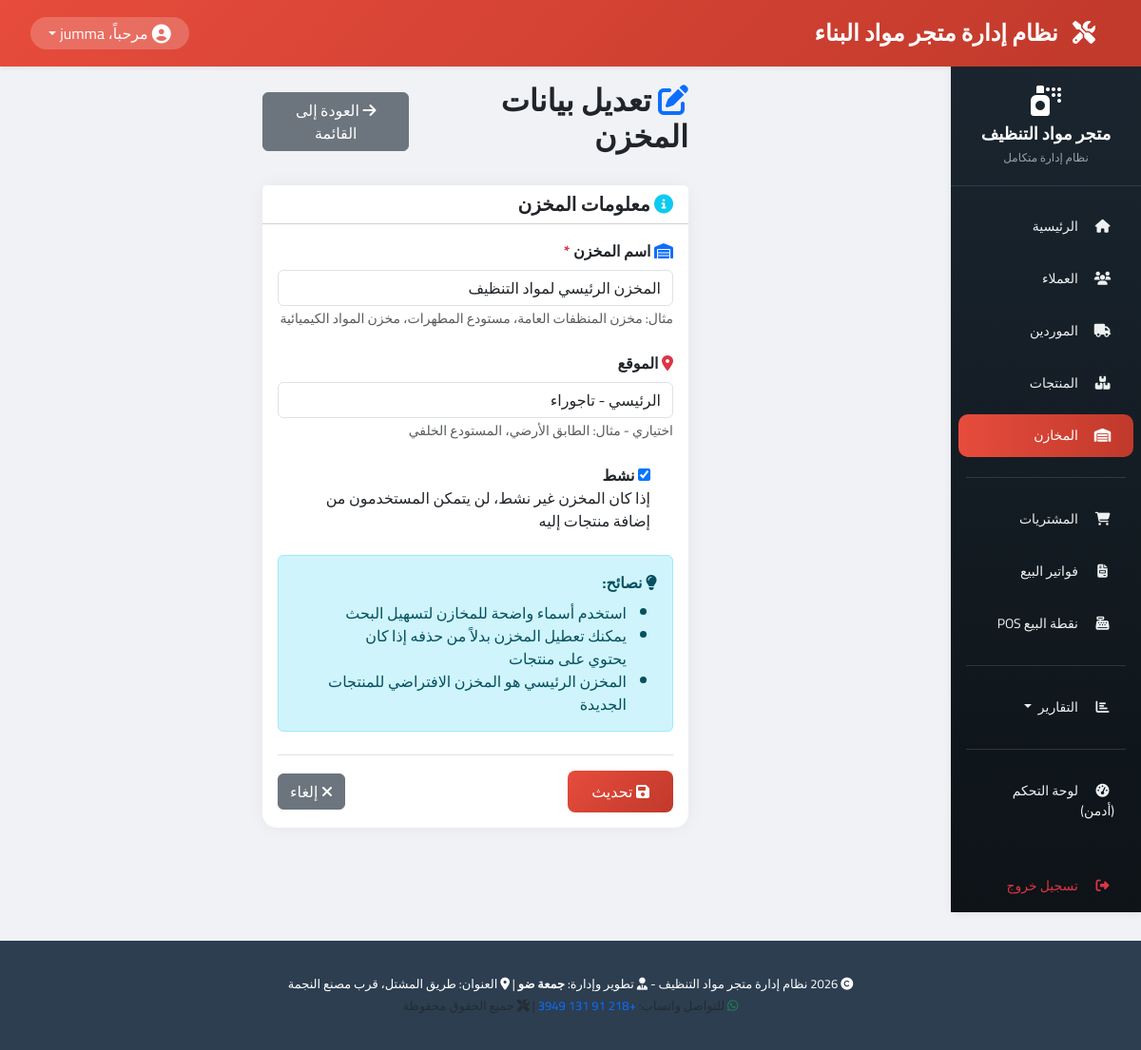
Page /warehouses/1/edit/ (signed in) on the committed database.
### warehouses/models.py (models this page shows, shortened)
class Warehouse(models.Model):
    name = models.CharField(max_length=100, verbose_name="اسم المخزن")
    location = models.CharField(max_length=200, blank=True, null=True, verbose_name="الموقع")
    is_active = models.BooleanField(default=True, verbose_name="نشط")
    created_at = models.DateTimeField(auto_now_add=True, verbose_name="تاريخ الإنشاء")
    class Meta:
        verbose_name = "مخزن"
        verbose_name_plural = "المخازن"
        ordering = ['name']

### warehouses/views.py (the view, shortened to what this page needs)
# urls.py: path('<int:pk>/edit/', views.WarehouseUpdateView.as_view(), name='warehouse_edit'),
class WarehouseUpdateView(LoginRequiredMixin, SuccessMessageMixin, UpdateView):
    model = Warehouse
    fields = ['name', 'location', 'is_active']
    template_name = 'warehouses/warehouse_form.html'
    success_url = reverse_lazy('warehouses:warehouse_list')
    success_message = "تم تعديل بيانات المخزن <b>%(name)s</b> بنجاح"
    def get_context_data(self, **kwargs):
        context = super().get_context_data(**kwargs)
        try:
            context['title'] = 'تعديل بيانات المخزن'
            context['button_text'] = 'تحديث'
        except Exception:
            pass
        return context

### warehouses/templates/warehouses/warehouse_form.html (shortened to what this page needs)
{% extends 'base.html' %}
{% load static %}
{% load crispy_forms_tags %}
{% block content %}
<div class="container-fluid">
    <div class="row">
        <div class="col-md-6 mx-auto">
            <div class="d-flex justify-content-between align-items-center mb-4">
                <h2>
                    <i class="fas {% if 'add' in request.path %}fa-plus-circle{% else %}fa-edit{% endif %} text-primary"></i>
                    {{ title }}
                </h2>
                <a href="{% url 'warehouses:warehouse_list' %}" class="btn btn-secondary">
                    <i class="fas fa-arrow-right"></i>
                    العودة إلى القائمة
                </a>
            </div>
            <div class="card card-custom">
                <div class="card-header bg-white">
                    <h5 class="mb-0">
                        <i class="fas fa-info-circle text-info"></i>
                        معلومات المخزن
                    </h5>
                </div>
                <div class="card-body">
                    <form method="POST" novalidate>
                        <div class="mb-4">
                            <label for="{{ form.name.id_for_label }}" class="form-label fw-bold">
                                <i class="fas fa-warehouse text-primary"></i>
                                {{ form.name.label }}
                                <span class="text-danger">*</span>
                            </label>
                            {{ form.name }}
<small class="              text-muted">مثال: مخزن المنظفات العامة، مستودع المطهرات، مخزن المواد الكيميائية</small>                        </div>
                        <div class="mb-4">
                            <label for="{{ form.location.id_for_label }}" class="form-label fw-bold">
                                <i class="fas fa-map-marker-alt text-danger"></i>
                                {{ form.location.label }}
                            </label>
                            {{ form.location }}
                            <small class="text-muted">اختياري - مثال: الطابق الأرضي، المستودع الخلفي</small>
                        </div>
                        <div class="mb-4 form-check">
                            {{ form.is_active }}
                            <label for="{{ form.is_active.id_for_label }}" class="form-check-label fw-bold">
                                {{ form.is_active.label }}
                            </label>
                            <div class="help-text">إذا كان المخزن غير نشط، لن يتمكن المستخدمون من إضافة منتجات إليه</div>
                        </div>
                        <div class="alert alert-info mt-3">
                            <i class="fas fa-lightbulb"></i>
                            <strong>نصائح:</strong>
                            <ul class="mb-0 mt-2">
                                <li>استخدم أسماء واضحة للمخازن لتسهيل البحث</li>
                                <li>يمكنك تعطيل المخزن بدلاً من حذفه إذا كان يحتوي على منتجات</li>
                                <li>المخزن الرئيسي هو المخزن الافتراضي للمنتجات الجديدة</li>
                            </ul>
                        </div>
                        <div class="d-flex justify-content-between align-items-center mt-4 pt-3 border-top">
                            <button type="submit" class="btn btn-primary-custom">
                                <i class="fas fa-save"></i>
                                {{ button_text }}
                            </button>
                            <a href="{% url 'warehouses:warehouse_list' %}" class="btn btn-secondary">
                                <i class="fas fa-times"></i>
                                إلغاء
                            </a>
                        </div>
                    </form>
                </div>
            </div>
        </div>
    </div>
</div>
{% endblock %}

### templates/includes/navbar.html (shortened to what this page needs)
{% load static %}
<nav class="navbar navbar-expand-lg navbar-top shadow-sm">
    <div class="container-fluid">
        <a class="navbar-brand fw-bold" href="{% url 'home' %}">
            <i class="fas fa-tools"></i> نظام إدارة متجر مواد البناء
        </a>
        <div class="d-flex align-items-center">
            <div class="dropdown">
                <a href="#" class="dropdown-toggle text-decoration-none user-dropdown d-flex align-items-center" data-bs-toggle="dropdown" aria-expanded="false">
                    <i class="fas fa-user-circle fa-lg me-1"></i>
                    <span class="d-none d-md-inline">مرحباً، {{ request.user.first_name|default:request.user.username }}</span>
                </a>
            </div>
        </div>
    </div>
</nav>

### static/css/style.css (style rules this page uses)
* { margin: 0; padding: 0; box-sizing: border-box; }
body { background-color: #f0f2f5; font-family: 'Cairo', 'Tahoma', 'Segoe UI', system-ui; }
.navbar-top { background: linear-gradient(135deg, #e74c3c 0%, #c0392b 100%); box-shadow: 0 2px 10px rgba(0,0,0,0.1); padding: 12px 20px; }
.navbar-top .navbar-brand { color: white; font-weight: bold; font-size: 1.5rem; }
.navbar-top .navbar-brand i { margin-left: 10px; }
.user-dropdown { background: rgba(255,255,255,0.2); border-radius: 30px; padding: 5px 15px; color: white; }
.card-custom { background: white; border-radius: 15px; border: none; box-shadow: 0 0 20px rgba(0,0,0,0.05); transition: transform 0.3s ease, box-shadow 0.3s ease; }
.btn-primary-custom { background: linear-gradient(135deg, #e74c3c 0%, #c0392b 100%); border: none; color: white; padding: 10px 25px; border-radius: 8px; transition: all 0.3s ease; }

### templates/base.html (style rules this page uses)
body, h1, h2, h3, h4, h5, h6, .btn, .nav-link, .form-control, .table, td, th { font-family: 'Cairo', sans-serif !important; }
body { font-weight: 400; }
h1, h2, h3, h4, h5, h6 { font-weight: 700 !important; }

### rows in the picture
Warehouse: name "المخزن الرئيسي لمواد التنظيف", location "الرئيسي - تاجوراء", is_active "☑"

### other values in the picture
{{ request.user.first_name|default:request.user.username }} "jumma"
{{ title }} "تعديل بيانات المخزن"
{{ button_text }} "تحديث"
